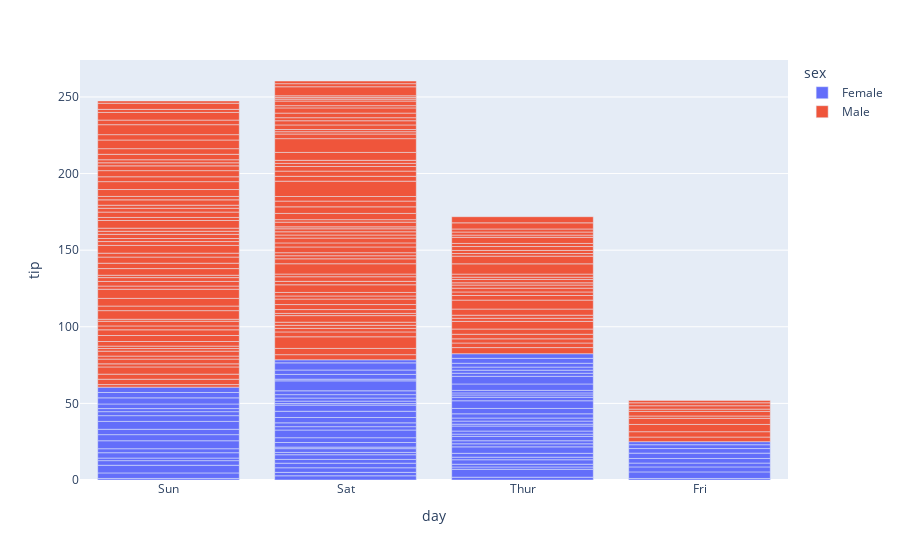

The cell this chart's notebook holds for it:
### Code cell
fig = px.bar(df,x='day',y= 'tip',color='sex')
fig.show()

### Figure 1 — Plotly figure (JSON) as saved in the notebook; plotly's stock layout.template omitted (floating-point values rounded to 4 significant figures; data arrays with more than 128 entries replaced by an {"elided": "..."} marker saying what was removed)
{"data": [{"alignmentgroup": "True", "hovertemplate": "sex=Female<br>day=%{x}<br>tip=%{y}<extra></extra>", "legendgroup": "Female", "marker": {"color": "#636efa", "pattern": {"shape": ""}}, "name": "Female", "offsetgroup": "Female", "orientation": "v", "showlegend": true, "textposition": "auto", "type": "bar", "x": ["Sun", "Sun", "Sun", "Sun", "Sun", "Sun", "Sat", "Sat", "Sat", "Sat", "Sat", "Sat", "Sun", "Sun", "Sat", "Sat", "Sat", "Sat", "Sat", "Sat", "Sat", "Thur", "Thur", "Fri", "Fri", "Fri", "Fri", "Fri", "Sat", "Sat", "Sat", "Sat", "Sat", "Sun", "Sun", "Thur", "Thur", "Thur", "Thur", "Thur", "Thur", "Thur", "Thur", "Thur", "Thur", "Thur", "Thur", "Thur", "Thur", "Thur", "Thur", "Thur", "Thur", "Thur", "Thur", "Thur", "Thur", "Sun", "Sun", "Sun", "Sun", "Sun", "Sat", "Sat", "Sun", "Sun", "Sun", "Thur", "Thur", "Thur", "Thur", "Thur", "Thur", "Thur", "Sat", "Sat", "Sat", "Sat", "Sat", "Fri", "Fri", "Fri", "Fri", "Sat", "Sat", "Sat", "Thur"], "xaxis": "x", "y": [1.01, 3.61, 5, 3.02, 1.67, 3.5, 2.75, 2.23, 3, 3, 2.45, 3.07, 2.6, 5.2, 1.5, 2.47, 1, 3, 3.14, 5, 2.2, 1.83, 5.17, 1, 4.3, 3.25, 2.5, 3, 2.5, 3.48, 4.08, 4, 1, 4, 3.5, 1.5, 1.8, 2.92, 1.68, 2.52, 4.2, 2, 2, 2.83, 1.5, 2, 3.25, 1.25, 2, 2, 2.75, 3.5, 5, 2.3, 1.5, 1.36, 1.63, 5.14, 3.75, 2.61, 2, 3, 1.61, 2, 4, 3.5, 3.5, 4.19, 5, 2, 2.01, 2, 2.5, 3.23, 2.23, 2.5, 6.5, 1.1, 3.09, 3.48, 3, 2.5, 2, 2.88, 4.67, 2, 3], "yaxis": "y"}, {"alignmentgroup": "True", "hovertemplate": "sex=Male<br>day=%{x}<br>tip=%{y}<extra></extra>", "legendgroup": "Male", "marker": {"color": "#EF553B", "pattern": {"shape": ""}}, "name": "Male", "offsetgroup": "Male", "orientation": "v", "showlegend": true, "textposition": "auto", "type": "bar", "x": {"elided": "157 str values"}, "xaxis": "x", "y": {"elided": "157 float values"}, "yaxis": "y"}], "layout": {"barmode": "relative", "legend": {"title": {"text": "sex"}, "tracegroupgap": 0}, "margin": {"t": 60}, "xaxis": {"anchor": "y", "domain": [0, 1], "title": {"text": "day"}}, "yaxis": {"anchor": "x", "domain": [0, 1], "title": {"text": "tip"}}}}
